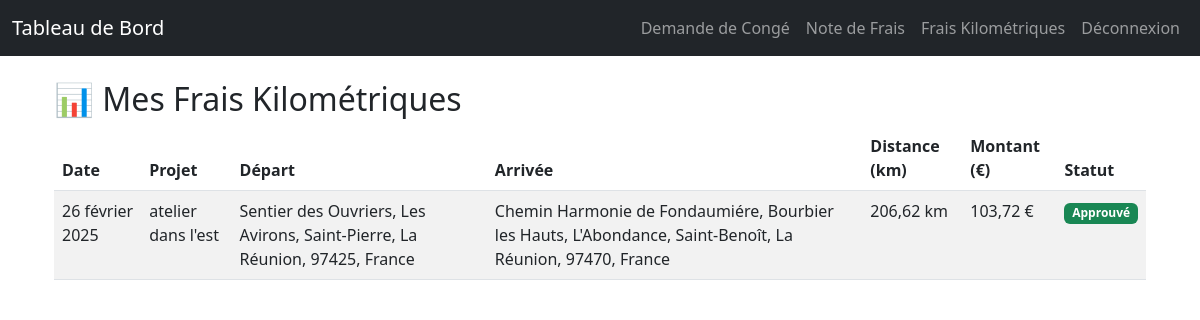
/my-kilometric-expenses/ (signed in), run on the app's committed database.
### rh_management/models.py (models this page shows, shortened)
class KilometricExpense(models.Model):
    STATUS_CHOICES = [
        ("pending", "En attente"),
        ("approved", "Approuvé"),
        ("rejected", "Rejeté"),
    ]
    user = models.ForeignKey(User, on_delete=models.CASCADE)
    date = models.DateField()
    vehicle_type = models.CharField(max_length=20, choices=VEHICLE_TYPES)
    fiscal_power = models.IntegerField()
    departure = models.CharField(max_length=255)
    departure_lat = models.FloatField(blank=True, null=True)
    departure_lng = models.FloatField(blank=True, null=True)
    arrival = models.CharField(max_length=255)
    arrival_lat = models.FloatField(blank=True, null=True)
    arrival_lng = models.FloatField(blank=True, null=True)
    distance = models.FloatField(blank=True, null=True)
    project = models.CharField(max_length=255, blank=True, null=True)  # Nouveau champ "Projet"
    amount = models.DecimalField(max_digits=10, decimal_places=2)  # Déjà limité à 2 décimales
    status = models.CharField(
        max_length=10,
        choices=STATUS_CHOICES,
        default='pending'
    )

### rh_management/views.py (the view)
# urls.py: path("my-kilometric-expenses/", my_kilometric_expenses, name="my_kilometric_expenses"),  # View my kilometric expenses
@login_required
def my_kilometric_expenses(request):
    expenses = KilometricExpense.objects.filter(user=request.user).order_by("-date")
    return render(request, "rh_management/my_kilometric_expenses.html", {"expenses": expenses})

### templates/rh_management/my_kilometric_expenses.html
{% extends "base.html" %}
{% block content %}
<div class="container">
    <h2>📊 Mes Frais Kilométriques</h2>
    <table class="table table-striped">
        <thead>
            <tr>
                <th>Date</th>
                <th>Projet</th>
                <th>Départ</th>
                <th>Arrivée</th>
                <th>Distance (km)</th>
                <th>Montant (€)</th>
                <th>Statut</th>
            </tr>
        </thead>
        <tbody>
            {% for expense in expenses %}
            <tr>
                <td>{{ expense.date }}</td>
                <td>{% if expense.project %} {{ expense.project }} {% else %} Aucun projet {% endif %}</td>
                <td>{{ expense.departure }}</td>
                <td>{{ expense.arrival }}</td>
                <td>{% if expense.distance %}{{ expense.distance|floatformat:2 }} km{% else %}N/A{% endif %}</td>
                <td>{{ expense.amount|floatformat:2 }} €</td>
                <td>
                    <span class="badge bg-{% if expense.status == 'approved' %}success{% elif expense.status == 'pending' %}warning{% else %}danger{% endif %}">
                        {{ expense.get_status_display }}
                    </span>
                </td>
            </tr>
            {% empty %}
            <tr>
                <td colspan="7" class="text-center">Aucun frais kilométrique enregistré.</td>
            </tr>
            {% endfor %}
        </tbody>
{% endblock %}

### data on the page
KilometricExpense: date "26 février 2025", project "atelier dans l'est", departure "Sentier des Ouvriers, Les Avirons, Saint-Pierre, La Réunion, 97425, France", arrival "Chemin Harmonie de Fondaumiére, Bourbier les Hauts, L'Abondance, Saint-Benoît, La Réunion, 97470, France", distance "206,62", amount "103,72", status "Approuvé"
